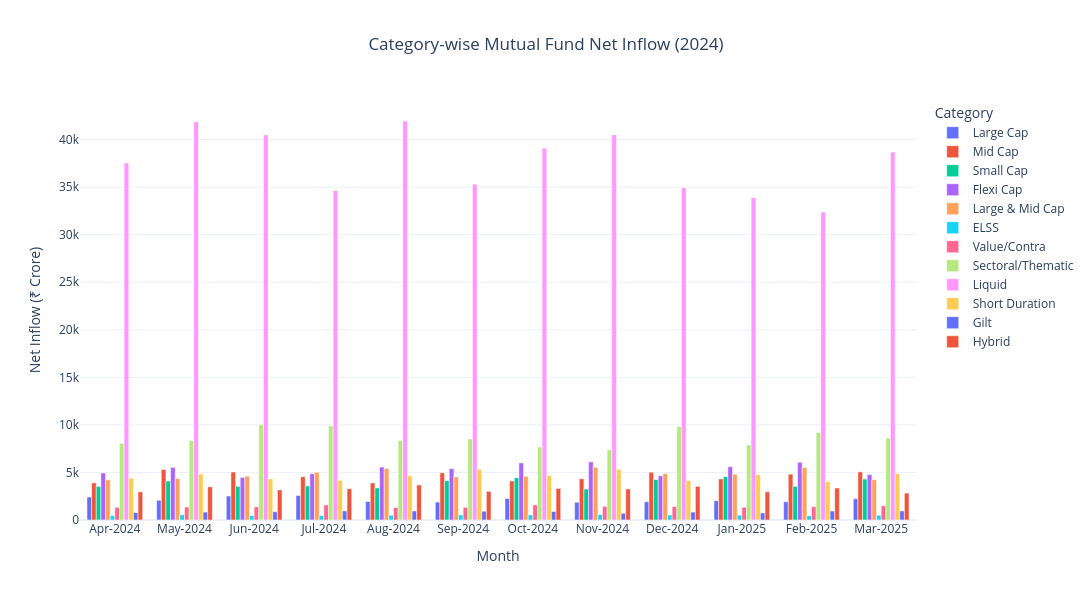

The cell this chart's notebook holds for it:
### Code cell
fig = px.bar(
    category,
    x="month",
    y="net_inflow_crore",
    color="category",
    barmode="group",
    title="Category-wise Mutual Fund Net Inflow (2024)"
)

fig.update_layout(
    template="plotly_white",
    title_x=0.5,
    width=1200,
    height=600,
    xaxis_title="Month",
    yaxis_title="Net Inflow (₹ Crore)",
    legend_title="Category"
)

fig.show()

### Figure 1 — Plotly figure (JSON) as saved in the notebook; plotly's stock layout.template omitted (floating-point values rounded to 4 significant figures)
{"data": [{"alignmentgroup": "True", "hovertemplate": "category=Large Cap<br>month=%{x}<br>net_inflow_crore=%{y}<extra></extra>", "legendgroup": "Large Cap", "marker": {"color": "#636efa", "pattern": {"shape": ""}}, "name": "Large Cap", "offsetgroup": "Large Cap", "orientation": "v", "showlegend": true, "textposition": "auto", "type": "bar", "x": ["Apr-2024", "May-2024", "Jun-2024", "Jul-2024", "Aug-2024", "Sep-2024", "Oct-2024", "Nov-2024", "Dec-2024", "Jan-2025", "Feb-2025", "Mar-2025"], "xaxis": "x", "y": [2413.0, 2076.0, 2519.0, 2574.0, 1940.0, 1879.0, 2255.0, 1870.0, 1923.0, 2025.0, 1925.0, 2234.0], "yaxis": "y"}, {"alignmentgroup": "True", "hovertemplate": "category=Mid Cap<br>month=%{x}<br>net_inflow_crore=%{y}<extra></extra>", "legendgroup": "Mid Cap", "marker": {"color": "#EF553B", "pattern": {"shape": ""}}, "name": "Mid Cap", "offsetgroup": "Mid Cap", "orientation": "v", "showlegend": true, "textposition": "auto", "type": "bar", "x": ["Apr-2024", "May-2024", "Jun-2024", "Jul-2024", "Aug-2024", "Sep-2024", "Oct-2024", "Nov-2024", "Dec-2024", "Jan-2025", "Feb-2025", "Mar-2025"], "xaxis": "x", "y": [3897.0, 5300.0, 5047.0, 4548.0, 3899.0, 4960.0, 4106.0, 4336.0, 5023.0, 4316.0, 4819.0, 5061.0], "yaxis": "y"}, {"alignmentgroup": "True", "hovertemplate": "category=Small Cap<br>month=%{x}<br>net_inflow_crore=%{y}<extra></extra>", "legendgroup": "Small Cap", "marker": {"color": "#00cc96", "pattern": {"shape": ""}}, "name": "Small Cap", "offsetgroup": "Small Cap", "orientation": "v", "showlegend": true, "textposition": "auto", "type": "bar", "x": ["Apr-2024", "May-2024", "Jun-2024", "Jul-2024", "Aug-2024", "Sep-2024", "Oct-2024", "Nov-2024", "Dec-2024", "Jan-2025", "Feb-2025", "Mar-2025"], "xaxis": "x", "y": [3533.0, 4092.0, 3535.0, 3582.0, 3376.0, 4137.0, 4444.0, 3256.0, 4249.0, 4554.0, 3534.0, 4304.0], "yaxis": "y"}, {"alignmentgroup": "True", "hovertemplate": "category=Flexi Cap<br>month=%{x}<br>net_inflow_crore=%{y}<extra></extra>", "legendgroup": "Flexi Cap", "marker": {"color": "#ab63fa", "pattern": {"shape": ""}}, "name": "Flexi Cap", "offsetgroup": "Flexi Cap", "orientation": "v", "showlegend": true, "textposition": "auto", "type": "bar", "x": ["Apr-2024", "May-2024", "Jun-2024", "Jul-2024", "Aug-2024", "Sep-2024", "Oct-2024", "Nov-2024", "Dec-2024", "Jan-2025", "Feb-2025", "Mar-2025"], "xaxis": "x", "y": [4947.0, 5529.0, 4478.0, 4869.0, 5562.0, 5397.0, 6004.0, 6111.0, 4654.0, 5603.0, 6068.0, 4767.0], "yaxis": "y"}, {"alignmentgroup": "True", "hovertemplate": "category=Large & Mid Cap<br>month=%{x}<br>net_inflow_crore=%{y}<extra></extra>", "legendgroup": "Large & Mid Cap", "marker": {"color": "#FFA15A", "pattern": {"shape": ""}}, "name": "Large & Mid Cap", "offsetgroup": "Large & Mid Cap", "orientation": "v", "showlegend": true, "textposition": "auto", "type": "bar", "x": ["Apr-2024", "May-2024", "Jun-2024", "Jul-2024", "Aug-2024", "Sep-2024", "Oct-2024", "Nov-2024", "Dec-2024", "Jan-2025", "Feb-2025", "Mar-2025"], "xaxis": "x", "y": [4214.0, 4368.0, 4610.0, 5023.0, 5411.0, 4528.0, 4581.0, 5556.0, 4878.0, 4816.0, 5524.0, 4243.0], "yaxis": "y"}, {"alignmentgroup": "True", "hovertemplate": "category=ELSS<br>month=%{x}<br>net_inflow_crore=%{y}<extra></extra>", "legendgroup": "ELSS", "marker": {"color": "#19d3f3", "pattern": {"shape": ""}}, "name": "ELSS", "offsetgroup": "ELSS", "orientation": "v", "showlegend": true, "textposition": "auto", "type": "bar", "x": ["Apr-2024", "May-2024", "Jun-2024", "Jul-2024", "Aug-2024", "Sep-2024", "Oct-2024", "Nov-2024", "Dec-2024", "Jan-2025", "Feb-2025", "Mar-2025"], "xaxis": "x", "y": [466.0, 553.0, 472.0, 471.0, 499.0, 537.0, 537.0, 571.0, 521.0, 516.0, 437.0, 500.0], "yaxis": "y"}, {"alignmentgroup": "True", "hovertemplate": "category=Value/Contra<br>month=%{x}<br>net_inflow_crore=%{y}<extra></extra>", "legendgroup": "Value/Contra", "marker": {"color": "#FF6692", "pattern": {"shape": ""}}, "name": "Value/Contra", "offsetgroup": "Value/Contra", "orientation": "v", "showlegend": true, "textposition": "auto", "type": "bar", "x": ["Apr-2024", "May-2024", "Jun-2024", "Jul-2024", "Aug-2024", "Sep-2024", "Oct-2024", "Nov-2024", "Dec-2024", "Jan-2025", "Feb-2025", "Mar-2025"], "xaxis": "x", "y": [1328.0, 1361.0, 1386.0, 1582.0, 1308.0, 1334.0, 1595.0, 1436.0, 1414.0, 1339.0, 1400.0, 1497.0], "yaxis": "y"}, {"alignmentgroup": "True", "hovertemplate": "category=Sectoral/Thematic<br>month=%{x}<br>net_inflow_crore=%{y}<extra></extra>", "legendgroup": "Sectoral/Thematic", "marker": {"color": "#B6E880", "pattern": {"shape": ""}}, "name": "Sectoral/Thematic", "offsetgroup": "Sectoral/Thematic", "orientation": "v", "showlegend": true, "textposition": "auto", "type": "bar", "x": ["Apr-2024", "May-2024", "Jun-2024", "Jul-2024", "Aug-2024", "Sep-2024", "Oct-2024", "Nov-2024", "Dec-2024", "Jan-2025", "Feb-2025", "Mar-2025"], "xaxis": "x", "y": [8052.0, 8354.0, 10030.0, 9896.0, 8360.0, 8518.0, 7680.0, 7397.0, 9820.0, 7893.0, 9215.0, 8614.0], "yaxis": "y"}, {"alignmentgroup": "True", "hovertemplate": "category=Liquid<br>month=%{x}<br>net_inflow_crore=%{y}<extra></extra>", "legendgroup": "Liquid", "marker": {"color": "#FF97FF", "pattern": {"shape": ""}}, "name": "Liquid", "offsetgroup": "Liquid", "orientation": "v", "showlegend": true, "textposition": "auto", "type": "bar", "x": ["Apr-2024", "May-2024", "Jun-2024", "Jul-2024", "Aug-2024", "Sep-2024", "Oct-2024", "Nov-2024", "Dec-2024", "Jan-2025", "Feb-2025", "Mar-2025"], "xaxis": "x", "y": [37540.0, 41870.0, 40490.0, 34640.0, 41950.0, 35310.0, 39090.0, 40510.0, 34930.0, 33890.0, 32370.0, 38680.0], "yaxis": "y"}, {"alignmentgroup": "True", "hovertemplate": "category=Short Duration<br>month=%{x}<br>net_inflow_crore=%{y}<extra></extra>", "legendgroup": "Short Duration", "marker": {"color": "#FECB52", "pattern": {"shape": ""}}, "name": "Short Duration", "offsetgroup": "Short Duration", "orientation": "v", "showlegend": true, "textposition": "auto", "type": "bar", "x": ["Apr-2024", "May-2024", "Jun-2024", "Jul-2024", "Aug-2024", "Sep-2024", "Oct-2024", "Nov-2024", "Dec-2024", "Jan-2025", "Feb-2025", "Mar-2025"], "xaxis": "x", "y": [4400.0, 4833.0, 4321.0, 4170.0, 4658.0, 5327.0, 4675.0, 5316.0, 4159.0, 4752.0, 4033.0, 4886.0], "yaxis": "y"}, {"alignmentgroup": "True", "hovertemplate": "category=Gilt<br>month=%{x}<br>net_inflow_crore=%{y}<extra></extra>", "legendgroup": "Gilt", "marker": {"color": "#636efa", "pattern": {"shape": ""}}, "name": "Gilt", "offsetgroup": "Gilt", "orientation": "v", "showlegend": true, "textposition": "auto", "type": "bar", "x": ["Apr-2024", "May-2024", "Jun-2024", "Jul-2024", "Aug-2024", "Sep-2024", "Oct-2024", "Nov-2024", "Dec-2024", "Jan-2025", "Feb-2025", "Mar-2025"], "xaxis": "x", "y": [784.0, 836.0, 864.0, 959.0, 952.0, 925.0, 898.0, 704.0, 831.0, 744.0, 942.0, 956.0], "yaxis": "y"}, {"alignmentgroup": "True", "hovertemplate": "category=Hybrid<br>month=%{x}<br>net_inflow_crore=%{y}<extra></extra>", "legendgroup": "Hybrid", "marker": {"color": "#EF553B", "pattern": {"shape": ""}}, "name": "Hybrid", "offsetgroup": "Hybrid", "orientation": "v", "showlegend": true, "textposition": "auto", "type": "bar", "x": ["Apr-2024", "May-2024", "Jun-2024", "Jul-2024", "Aug-2024", "Sep-2024", "Oct-2024", "Nov-2024", "Dec-2024", "Jan-2025", "Feb-2025", "Mar-2025"], "xaxis": "x", "y": [2955.0, 3487.0, 3163.0, 3291.0, 3684.0, 3015.0, 3314.0, 3264.0, 3538.0, 2967.0, 3360.0, 2830.0], "yaxis": "y"}], "layout": {"barmode": "group", "height": 600, "legend": {"title": {"text": "Category"}, "tracegroupgap": 0}, "title": {"text": "Category-wise Mutual Fund Net Inflow (2024)", "x": 0.5}, "width": 1200, "xaxis": {"anchor": "y", "domain": [0, 1], "title": {"text": "Month"}}, "yaxis": {"anchor": "x", "domain": [0, 1], "title": {"text": "Net Inflow (₹ Crore)"}}}}
